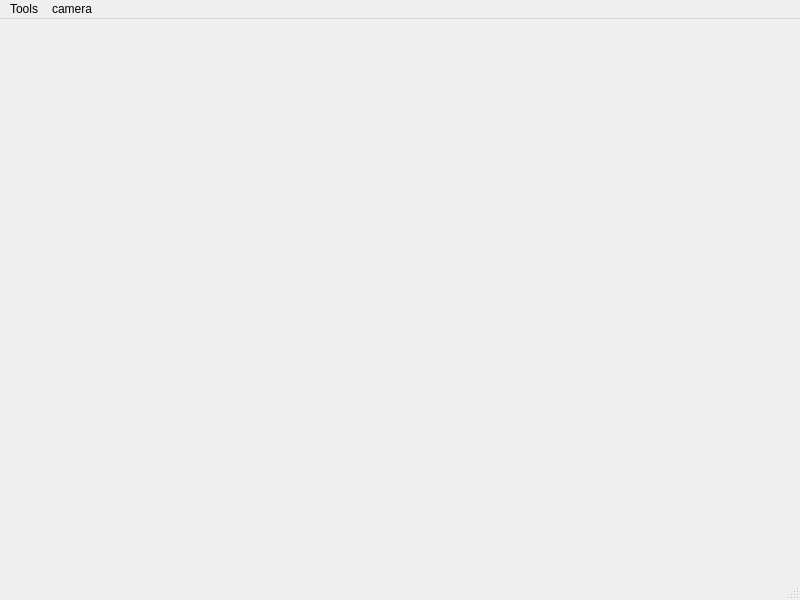
<?xml version="1.0" encoding="UTF-8"?>
<ui version="4.0">
 <class>MainWindow</class>
 <widget class="QMainWindow" name="MainWindow">
  <property name="geometry">
   <rect>
    <x>0</x>
    <y>0</y>
    <width>800</width>
    <height>600</height>
   </rect>
  </property>
  <property name="windowTitle">
   <string>MainWindow</string>
  </property>
  <property name="windowIcon">
   <iconset resource="../resources/images.qrc">
    <normaloff>:/icon/images/3dPrinter.png</normaloff>:/icon/images/3dPrinter.png</iconset>
  </property>
  <widget class="QWidget" name="centralwidget"/>
  <widget class="QMenuBar" name="menubar">
   <property name="geometry">
    <rect>
     <x>0</x>
     <y>0</y>
     <width>800</width>
     <height>21</height>
    </rect>
   </property>
   <widget class="QMenu" name="menuTools">
    <property name="title">
     <string>Tools</string>
    </property>
    <property name="icon">
     <iconset resource="../resources/images.qrc">
      <normaloff>:/icon/images/tools.png</normaloff>:/icon/images/tools.png</iconset>
    </property>
    <addaction name="_network_action"/>
    <addaction name="_refresh_devices_action"/>
    <addaction name="separator"/>
    <addaction name="_task_manager_action"/>
    <addaction name="_show_tasks_window_action"/>
   </widget>
   <widget class="QMenu" name="menucamera">
    <property name="title">
     <string>camera</string>
    </property>
    <property name="icon">
     <iconset resource="../resources/images.qrc">
      <normaloff>:/icon/images/camera.png</normaloff>:/icon/images/camera.png</iconset>
    </property>
    <addaction name="actioncapture"/>
   </widget>
   <addaction name="menuTools"/>
   <addaction name="menucamera"/>
  </widget>
  <widget class="QStatusBar" name="statusbar"/>
  <action name="_network_action">
   <property name="icon">
    <iconset resource="../resources/images.qrc">
     <normaloff>:/icon/images/tools.png</normaloff>:/icon/images/tools.png</iconset>
   </property>
   <property name="text">
    <string>network info</string>
   </property>
  </action>
  <action name="_refresh_devices_action">
   <property name="icon">
    <iconset resource="../resources/images.qrc">
     <normaloff>:/icon/images/tools.png</normaloff>:/icon/images/tools.png</iconset>
   </property>
   <property name="text">
    <string>refresh devices</string>
   </property>
  </action>
  <action name="_task_manager_action">
   <property name="checkable">
    <bool>true</bool>
   </property>
   <property name="text">
    <string>enable task manager</string>
   </property>
  </action>
  <action name="_show_tasks_window_action">
   <property name="icon">
    <iconset resource="../resources/images.qrc">
     <normaloff>:/icon/images/tasks.png</normaloff>:/icon/images/tasks.png</iconset>
   </property>
   <property name="text">
    <string>show tasks window</string>
   </property>
  </action>
  <action name="actioncapture">
   <property name="checkable">
    <bool>true</bool>
   </property>
   <property name="text">
    <string>enable camera captures</string>
   </property>
  </action>
 </widget>
 <resources>
  <include location="../resources/images.qrc"/>
 </resources>
 <connections/>
</ui>
